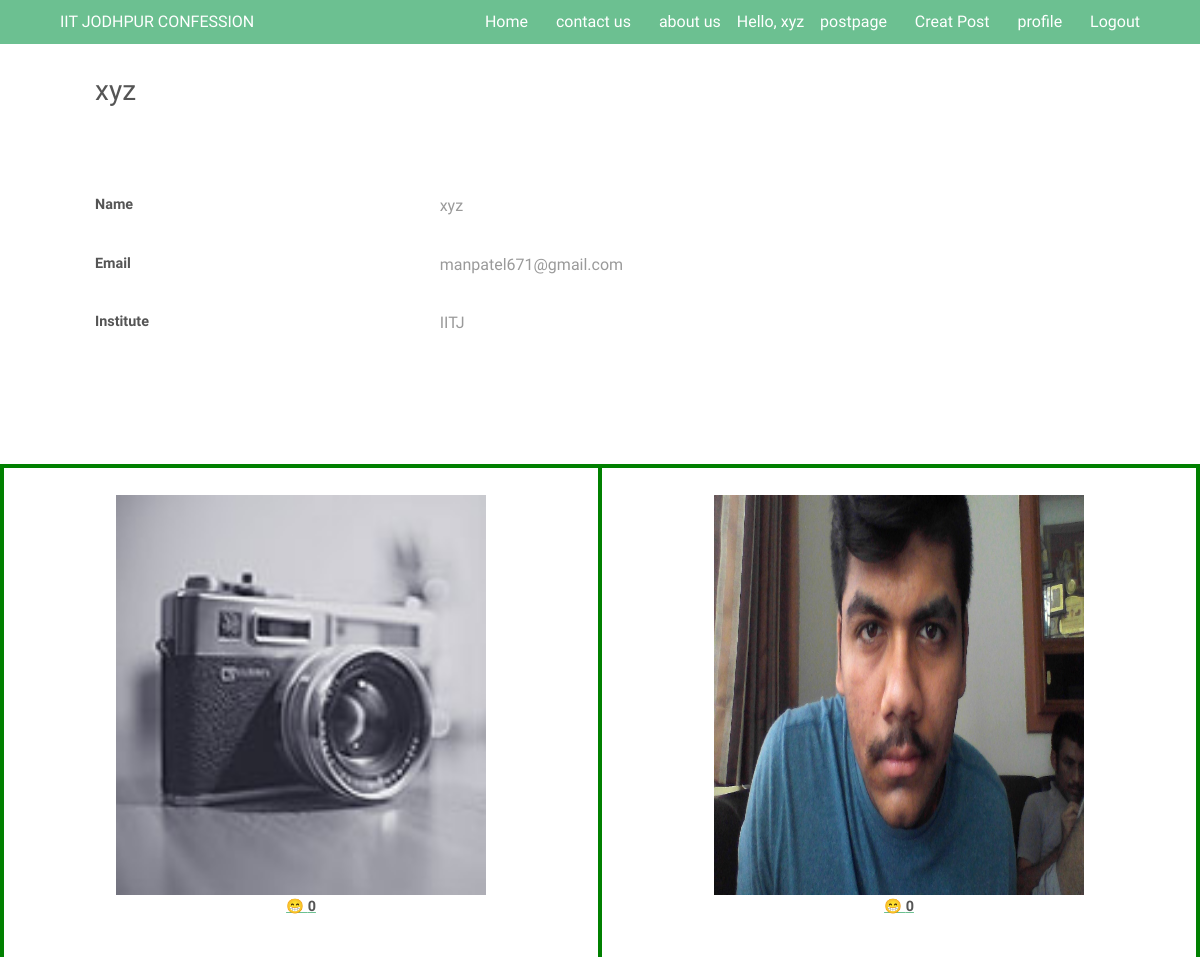
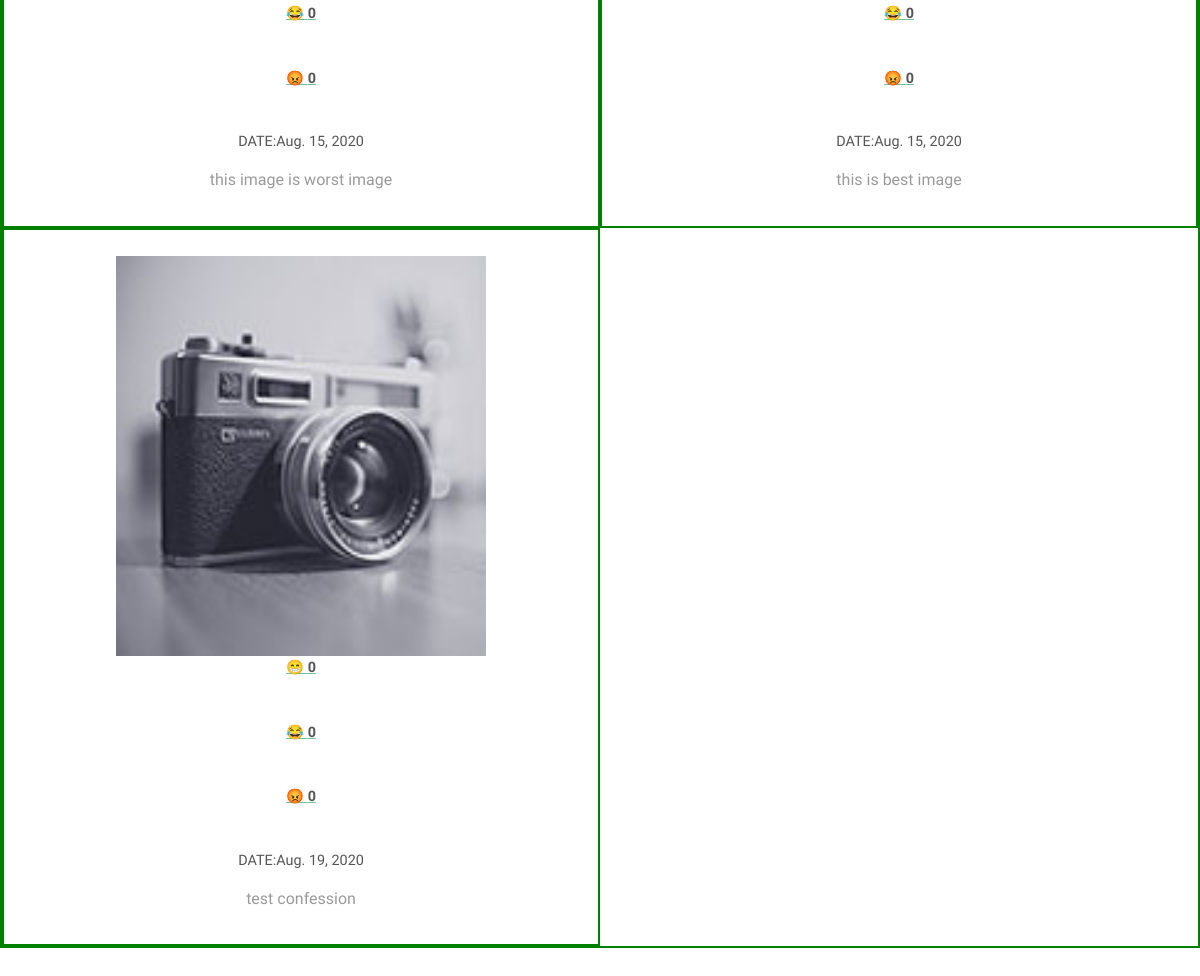
Page /profilepage/ (signed in) on the earlier database version (2 pictures, top to bottom).
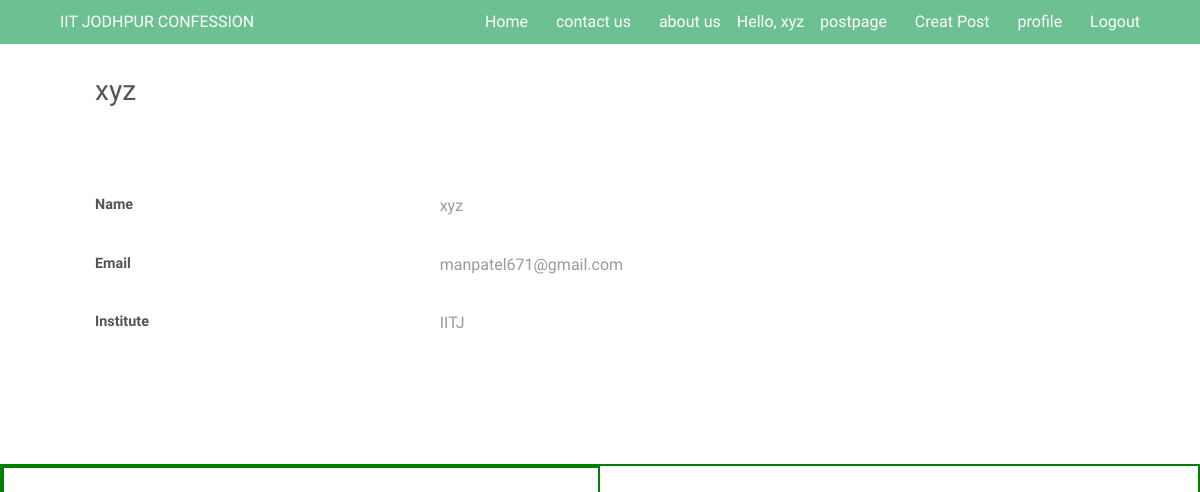
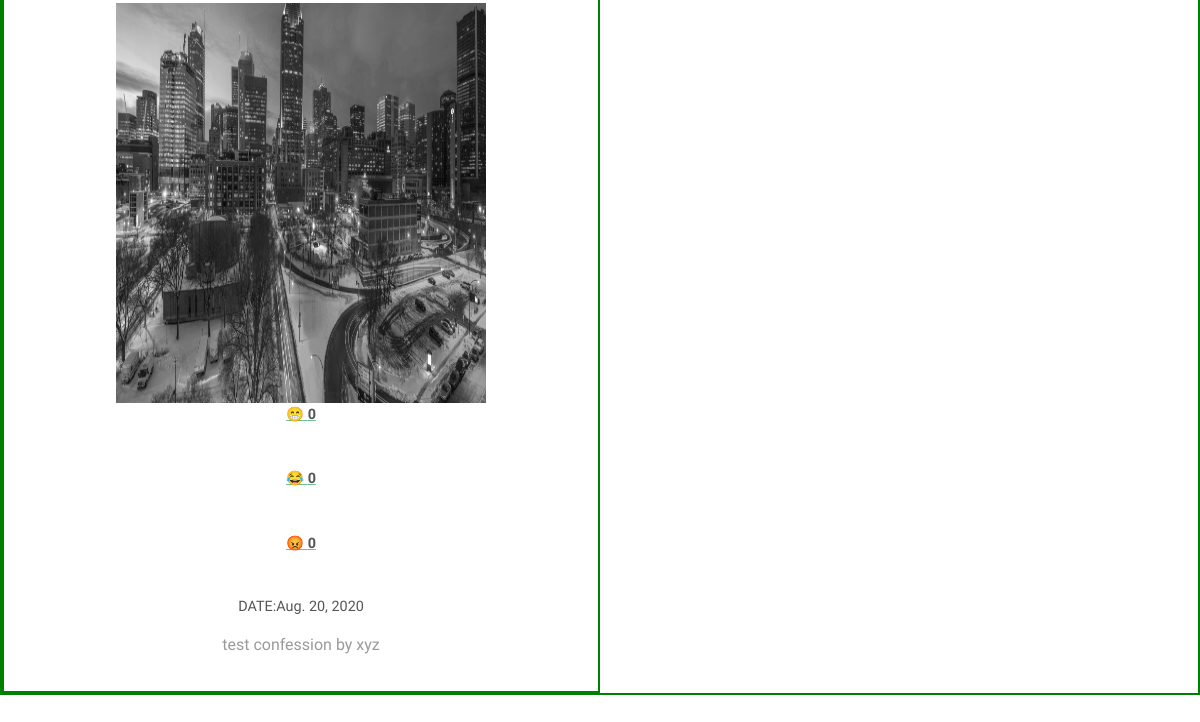
Same page on the later database version (2 pictures, top to bottom).
### confessionapp/models.py (models this page shows)
class conf(models.Model):
    email = models.EmailField(default="example@gmail.com")
    image = models.ImageField(upload_to='images/',null=True)
    desc = models.TextField(null=True)
    noofwows = models.IntegerField(null=True)
    noofangrey = models.IntegerField(null=True)
    noofhaha = models.IntegerField(null=True)
    currentdate= models.DateField(default=timezone.now)

### confessionapp/views.py (the view)
# urls.py: path('profilepage/', views.profilepage, name='profilepage'),
def profilepage(request):
    confession=conf.objects.filter(email=request.user.email)
    noofconfession=conf.objects.filter(email=request.user.email).count()
    print(noofconfession)
    data= {'confession':confession,'noofconfession':noofconfession}
    return render(request, 'profilepage.html', data)

### templates/profilepage.html (shortened to what the changed rows need)
{% load static %}
<html>
<link href="//maxcdn.bootstrapcdn.com/bootstrap/4.1.1/css/bootstrap.min.css" rel="stylesheet" id="bootstrap-css">
<head>
		<link rel="stylesheet" href="{% static 'assets/css/main.css' %}" />
</head>
<body class="subpage">
			<section id="three" class="wrapper align-center">
				<div class="outer" style="border:2px solid green">
					<div class="flex flex-2" sta>
                    {% for i in confession %}
                		<article style="border:2px solid green" >
							<br>
							<img src="/media/{{i.image}}" height="400" width="370">
							<br>
							<a href="/postpage/wow/{{i.pk}}">
                            <label for="wows">&#x1F601; {{i.noofwows}}</label><br>
                            </a>
							<a href="/postpage/haha/{{i.pk}}">
                            <label for="haha">&#128514; {{i.noofhaha}}</label><br>
                            </a>
							<a href="/postpage/angrey/{{i.pk}}">
                            <label for="angrey">&#128545; {{i.noofangrey}}</label><br>
							</a>
                            <header>
								<h5>DATE:{{i.currentdate}}</h5>
							</header>
							<p>{{i.desc}}</p>
						</article>
                    {% endfor %}
					</div>
				</div>
			</section>
</body>
</html>

Differences in the rows shown:
no longer on this page (row edited): conf: image (picture), noofwows "0", noofhaha "0", noofangrey "0", currentdate "Aug. 15, 2020", desc "this image is worst image"
removed conf: image (picture), noofwows "0", noofhaha "0", noofangrey "0", currentdate "Aug. 19, 2020", desc "test confession"
changed conf: image: a different picture; currentdate "Aug. 15, 2020" → "Aug. 20, 2020"; desc "this is best image" → "test confession by xyz"
